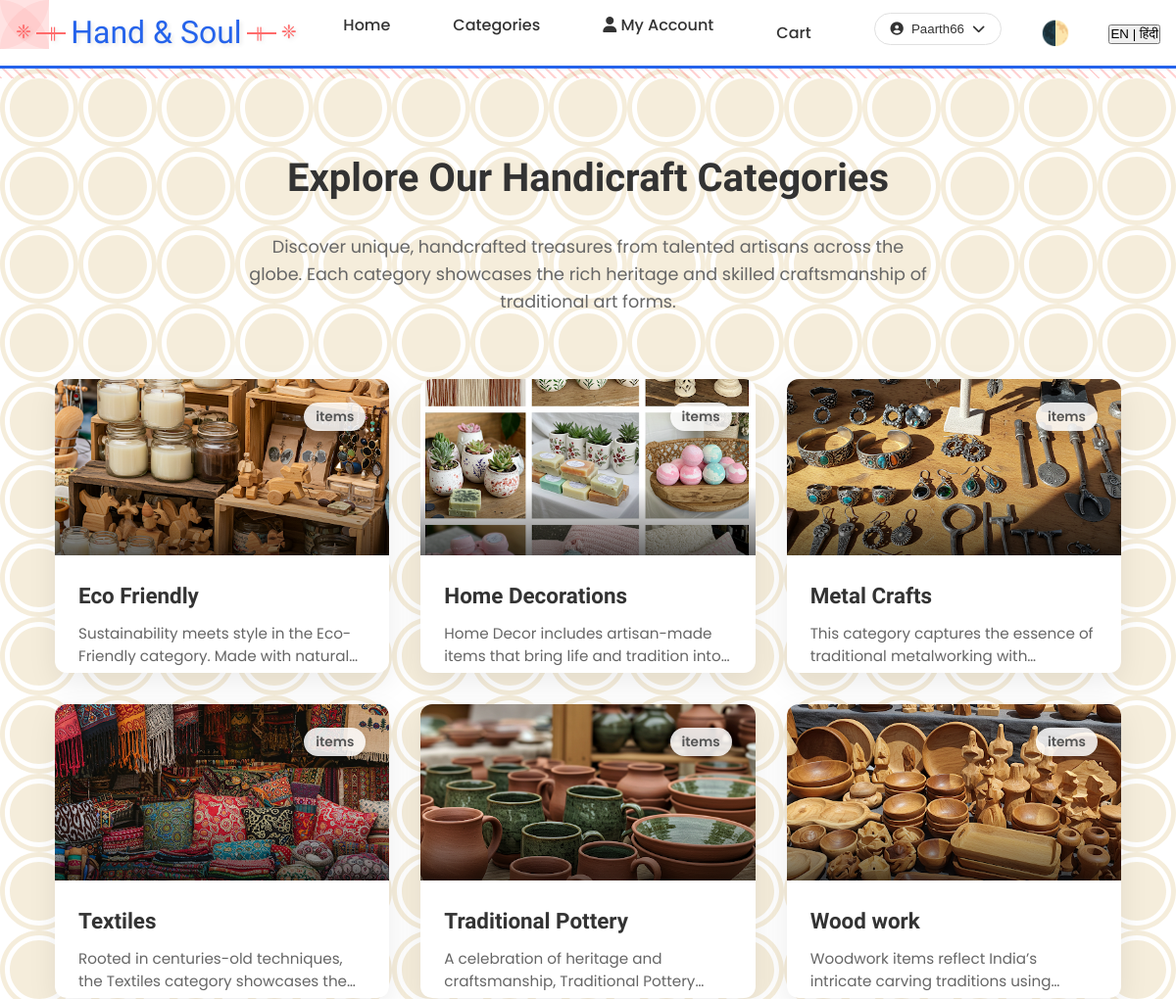
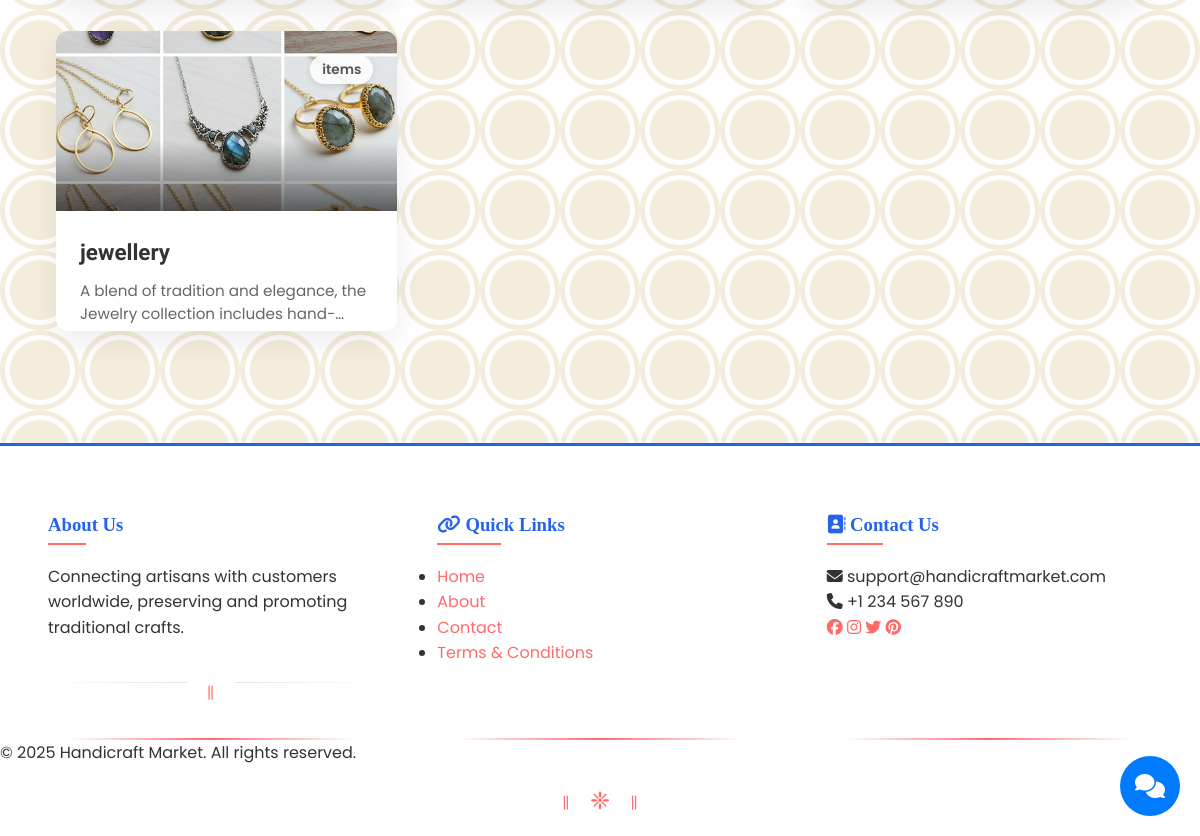
Page /products/categories/ (signed in) on the committed database (2 pictures, top to bottom).
### accounts/models.py (models this page shows, shortened)
class CustomUser(AbstractUser):
    USER_TYPE_CHOICES = (
        ('CUSTOMER', 'Customer'),
        ('SELLER', 'Seller'),
    )
    user_type = models.CharField(max_length=10, choices=USER_TYPE_CHOICES, default='CUSTOMER')
    phone_number = models.CharField(max_length=15, blank=True)
    address = models.TextField(blank=True)
    profile_picture = models.ImageField(upload_to='profile_pics/', blank=True, null=True)
    business_name = models.CharField(max_length=100, blank=True)
    gstin = models.CharField(max_length=15, blank=True)  # GST Identification Number
    business_description = models.TextField(blank=True)
    is_verified_seller = models.BooleanField(default=False)

### products/models.py (models this page shows, shortened)
class Category(models.Model):
    name = models.CharField(max_length=100)
    slug = models.SlugField(unique=True)
    description = models.TextField(blank=True)
    image = models.ImageField(upload_to='categories/', blank=True, null=True)
    created_at = models.DateTimeField(auto_now_add=True)
    updated_at = models.DateTimeField(auto_now=True)
    class Meta:
        verbose_name_plural = 'Categories'
        ordering = ['name']

### products/views.py (the view)
# urls.py: path('categories/', views.category_list_view, name='category_list'),
def category_list_view(request):
    categories = Category.objects.all()
    for category in categories:
        if not category.description:
            category.description = f"Explore our beautiful collection of {category.name.lower()} crafted by talented artisans."
    return render(request, 'products/category_list.html', {'categories': categories})

### templates/products/category_list.html (shortened to what this page needs)
{% extends 'base.html' %} {% load static %}  {% block content %}
<div class="categories-header">
  <h1>Explore Our Handicraft Categories</h1>
  <p>
    Discover unique, handcrafted treasures from talented artisans across the
    globe. Each category showcases the rich heritage and skilled craftsmanship
    of traditional art forms.
  </p>
</div>
<div class="categories-container">
  <div class="category-grid">
    {% for category in categories %}
    <div class="category-card">
      <a href="{% url 'products:category_detail' category.slug %}">
        {% if category.image %}
        <div
          class="category-image"
          style="background-image: url('{{ category.image.url }}')"
        >
          <div class="product-count">
            {{ category.product_set.count }} items
          </div>
        </div>
        {% endif %}
        <div class="category-content">
          <h3>{{ category.name }}</h3>
          <p>{{ category.description|truncatewords:15 }}</p>
        </div>
      </a>
    </div>
    {% empty %}
    <div class="no-categories">
      <p>No categories available at the moment. Please check back later.</p>
    </div>
    {% endfor %}
  </div>
</div>
{% endblock %}

### templates/base.html (shortened to what this page needs)
{% load static %}
<!DOCTYPE html>
<html lang="en" data-theme="light">
  <head>
    <link
      rel="stylesheet"
      href="https://cdnjs.cloudflare.com/ajax/libs/font-awesome/6.5.1/css/all.min.css"
    />
    <link rel="stylesheet" href="{% static 'css/theme.css' %}" />
    <link rel="stylesheet" href="{% static 'css/style.css' %}" />
    <link rel="stylesheet" href="{% static 'css/responsive.css' %}" />
    <link rel="stylesheet" href="{% static 'css/cart.css' %}" />
  </head>
  <body class="{% if request.COOKIES.theme == 'dark' %}dark-theme{% endif %}">
    <div class="traditional-corners">
      <div class="corner top-left">
      </div>
      <div class="corner top-right">
      </div>
      <div class="corner bottom-left">
      </div>
      <div class="corner bottom-right">
      </div>
    </div>
    <header class="main-header">
      <nav class="nav-container">
        <div class="logo">
          <a href="{% url 'core:home' %}">
            <span class="logo-icon">॥</span>
            <span class="logo-text">Hand & Soul</span>
            <span class="logo-icon">॥</span>
          </a>
        </div>
        <ul class="nav-links">
          <li>
            <a href="{% url 'core:home' %}" data-translate="home">Home</a>
          </li>
          <li>
            <a
              href="{% url 'products:category_list' %}"
              data-translate="categories"
              >Categories</a
            >
          </li>
          {% if user.is_authenticated %} {% if user.user_type == 'SELLER' %}
          <li>
            <a href="{% url 'accounts:seller_dashboard' %}"
              ><i class="fas fa-store"></i> Dashboard</a
            >
          </li>
          {% else %}
          <li>
            <a href="{% url 'accounts:customer_dashboard' %}"
              ><i class="fas fa-user"></i> My Account</a
            >
          </li>
          {% endif %}
          <li class="nav-cart">
            <a
              href="{% url 'products:cart' %}"
              data-translate="cart"
              class="cart-link"
            >
            </a>
          </li>
          <li class="nav-user">
            <div class="user-menu">
              <button class="user-menu-btn">
                <i class="fas fa-user-circle"></i>
                <span>{{ user.username }}</span>
                <i class="fas fa-chevron-down"></i>
              </button>
            </div>
          </li>
          {% endif %}
        </ul>
        <div class="theme-toggle">
          <button id="themeToggle" title="Switch theme">
          </button>
        </div>
        <div class="language-switcher">
          <button
            id="globalLanguageToggle"
            class="language-toggle-btn"
            onclick="toggleSiteLanguage()"
          >
            <span class="current-lang">EN</span>
            <span class="separator">|</span>
            <span class="other-lang">हिंदी</span>
          </button>
        </div>
      </nav>
    </header>
    <main class="main-content">
       {% block content %}{% endblock %}
    </main>
    <footer class="main-footer">
      <div class="footer-content">
        <div class="footer-section">
          <h3 data-translate="about_us">About Us</h3>
          <p data-translate="about_description">
            Connecting artisans with customers worldwide, preserving and
            promoting traditional crafts.
          </p>
          <div class="traditional-separator"></div>
        </div>
        <div class="footer-section">
          <h3><i class="fas fa-link"></i> Quick Links</h3>
          <ul class="traditional-list">
            <li><a href="{% url 'core:home' %}">Home</a></li>
            <li><a href="{% url 'core:about' %}">About</a></li>
            <li><a href="{% url 'core:contact' %}">Contact</a></li>
            <li><a href="{% url 'core:terms' %}">Terms & Conditions</a></li>
          </ul>
        </div>
        <div class="footer-section">
          <h3><i class="fas fa-address-book"></i> Contact Us</h3>
          <p><i class="fas fa-envelope"></i> support@handicraftmarket.com</p>
          <p><i class="fas fa-phone"></i> +1 234 567 890</p>
          <div class="social-links">
            <a href="#" title="Facebook" class="traditional-icon"
              ><i class="fab fa-facebook"></i
            ></a>
            <a href="#" title="Instagram" class="traditional-icon"
              ><i class="fab fa-instagram"></i
            ></a>
            <a href="#" title="Twitter" class="traditional-icon"
              ><i class="fab fa-twitter"></i
            ></a>
            <a href="#" title="Pinterest" class="traditional-icon"
              ><i class="fab fa-pinterest"></i
            ></a>
          </div>
        </div>
      </div>
      <div class="footer-bottom">
        <p>&copy; {% now "Y" %} Handicraft Market. All rights reserved.</p>
        <div class="footer-decoration">
          <span>॥</span>
          <span>❈</span>
          <span>॥</span>
        </div>
      </div>
    </footer>
    <div id="chatbot-container">{% include 'includes/chatbot.html' %}</div>
  </body>
</html>

### static/css/theme.css (style rules this page uses)
:root[data-theme="light"] { --background-color: #ffffff; --surface-color: #ffffff; --border-color: #e0e0e0; --text-primary: #333333; --text-secondary: #666666; --accent-color: #ff6b6b; --accent-hover: #ff5252; --shadow-color: rgba(0, 0, 0, 0.1); --nav-background: #ffffff; --input-background: #ffffff; --card-background: #ffffff; --success-color: #4caf50; --error-color: #f44336; --warning-color: #ff9800; }
body { background-color: var(--background-color); color: var(--text-primary); transition: background-color 0.3s ease, color 0.3s ease; }
.main-header { background-color: var(--nav-background); border-bottom: 1px solid var(--border-color); }
.theme-toggle button { background: none; border: none; cursor: pointer; font-size: 1.5rem; padding: 0.5rem; color: var(--text-primary); transition: transform 0.3s ease; }

### static/css/cart.css (style rules this page uses)
.nav-cart { position: relative; margin-right: 1rem; }
.cart-link { display: flex; align-items: center; text-decoration: none; color: var(--text-color); transition: color 0.3s ease; }

### templates/products/category_list.html (style rules this page uses)
.categories-header { text-align: center; margin: 3rem auto 4rem; position: relative; }
.categories-header h1 { font-size: 2.5rem; margin-bottom: 1.5rem; font-weight: 700; color: #333; }
.categories-header p { max-width: 700px; margin: 0 auto; color: #666; font-size: 1.1rem; line-height: 1.6; }
.categories-container { max-width: 1200px; margin: 0 auto; padding: 0 1.5rem 5rem; }
.category-grid { display: grid; grid-template-columns: repeat(auto-fill, minmax(280px, 1fr)); gap: 2rem; }
.category-card { background: #fff; border-radius: 12px; overflow: hidden; box-shadow: 0 10px 30px rgba(0, 0, 0, 0.08); transition: all 0.3s ease; position: relative; height: 300px; }
.category-card a { text-decoration: none; color: inherit; display: block; height: 100%; }
.category-image { height: 180px; background-size: cover; background-position: center; background-repeat: no-repeat; position: relative; overflow: hidden; }
.category-image::after { content: ""; position: absolute; bottom: 0; left: 0; right: 0; height: 70px; background: linear-gradient(to top, rgba(0, 0, 0, 0.6), transparent); }
.category-content { padding: 1.5rem; position: relative; }
.category-content h3 { margin: 0 0 10px; font-size: 1.4rem; font-weight: 600; color: #333; position: relative; z-index: 1; }
.category-content p { color: #666; font-size: 0.95rem; line-height: 1.5; margin: 0; overflow: hidden; text-overflow: ellipsis; display: -webkit-box; -webkit-line-clamp: 2; -webkit-box-orient: vertical; }
.product-count { position: absolute; top: 1.5rem; right: 1.5rem; background: rgba(255, 255, 255, 0.85); border-radius: 20px; padding: 4px 12px; font-size: 0.85rem; font-weight: 600; color: #555; box-shadow: 0 2px 6px rgba(0, 0, 0, 0.1); }

### templates/base.html (style rules this page uses)
:root { --primary-color: #2563eb; --primary-color-rgb: 37, 99, 235; --accent-color: #1d4ed8; --text-primary: #1f2937; --text-secondary: #4b5563; --background-color: #ffffff; --surface-color: #ffffff; --border-color: #e5e7eb; --shadow-color: rgba(0, 0, 0, 0.1); --error-color: #dc2626; --warning-color: #f59e0b; --success-color: #10b981; --font-heading: "Rozha One", serif; --font-hindi: "Tiro Devanagari Hindi", serif; --font-body: "Poppins", sans-serif; }
body { margin: 0; padding: 0; font-family: var(--font-body); background-color: var(--background-color); color: var(--text-primary); }
h1, h2, h3, h4, h5, h6 { font-family: var(--font-heading); }
.main-content { position: relative; padding: 2rem; background-color: var(--background-color); }
.main-content::before { content: ""; position: absolute; top: 0; left: 0; right: 0; height: 10px; background-image: repeating-linear-gradient( 45deg, var(--accent-color) 0, var(--accent-color) 2px, transparent 2px, transparent 8px ); opacity: 0.3; }

### rows in the picture
CustomUser: username "Paarth66"
Category: image (picture), name "Eco Friendly", description "Sustainability meets style in the Eco-Friendly category. Made with…"
Category: image (picture), name "Home Decorations", description "Home Decor includes artisan-made items that bring life and tradition…"
Category: image (picture), name "Metal Crafts", description "This category captures the essence of traditional metalworking…"
Category: image (picture), name "Textiles", description "Rooted in centuries-old techniques, the Textiles category showcases…"
Category: image (picture), name "Traditional Pottery", description "A celebration of heritage and craftsmanship, Traditional…"
Category: image (picture), name "Wood work", description "Woodwork items reflect India’s intricate carving traditions…"
Category: image (picture), name "jewellery", description "A blend of tradition and elegance, the Jewelry collection…"
